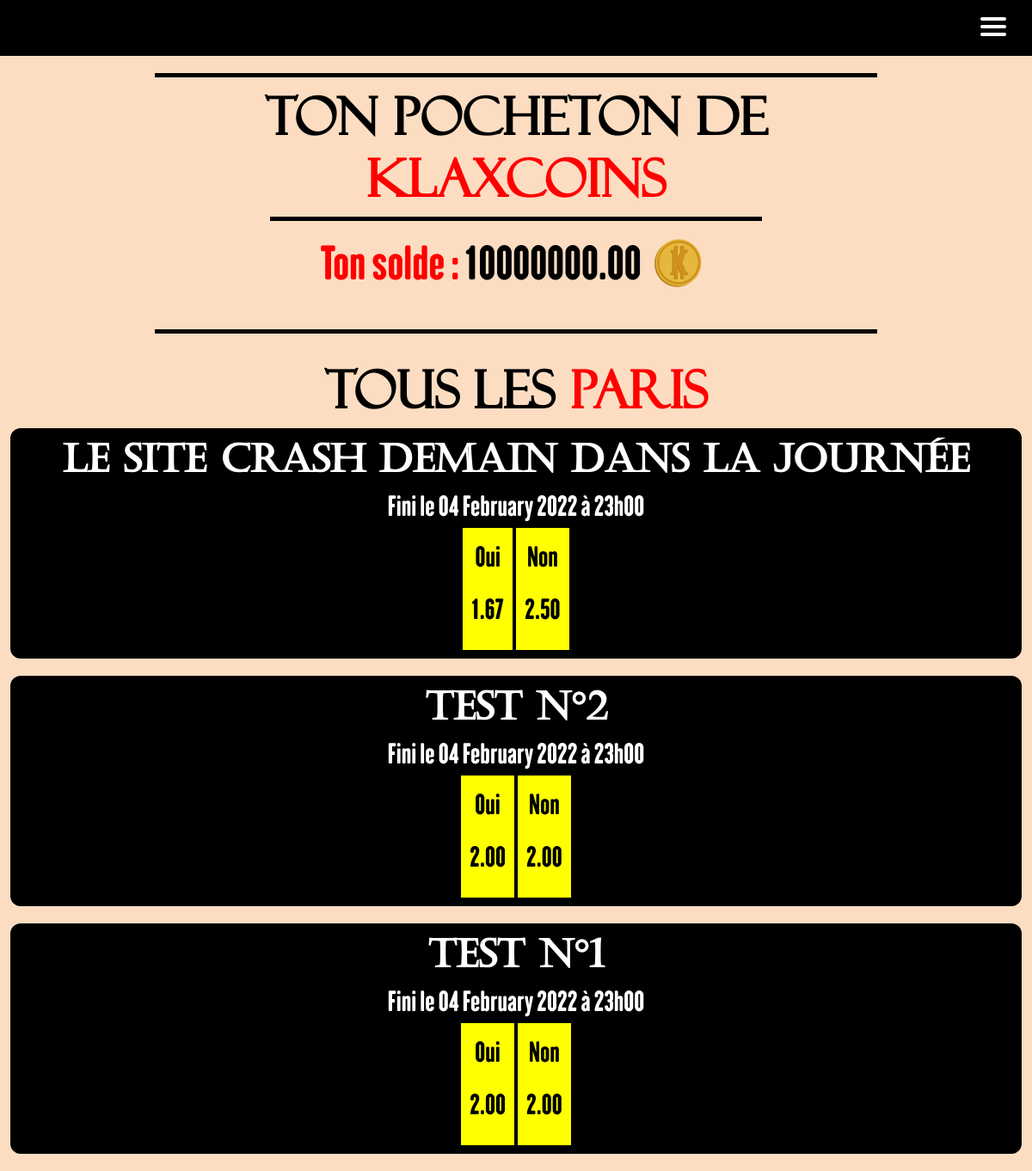
The page /home_betKlax/betKlax/ (signed in) on the database as committed earlier.
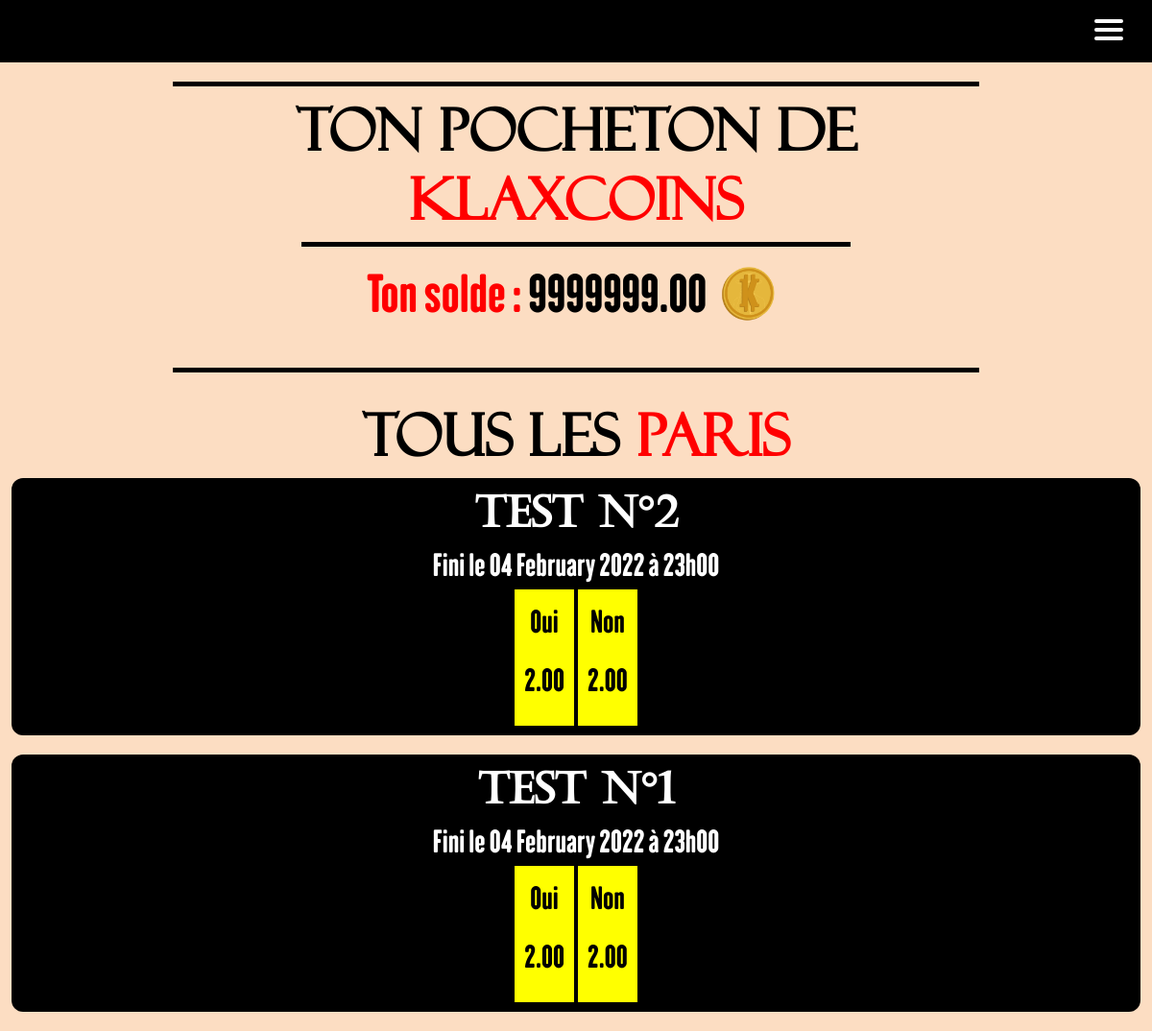
The same page on the database as committed later.
### main_app/models.py (models this page shows)
class User(AbstractUser):
    id = models.AutoField(primary_key=True, unique=True)
    first_name = models.CharField(max_length=30)
    last_name = models.CharField(max_length=30)
    username = models.CharField(max_length=20, unique=True)
    email = models.EmailField(unique=True, default="@enssat.fr")
    SECTOR = (
        ('INFO', 'Informatique'),
        ('PHOT', 'Photonique'),
        ('SNUM', 'Systèmes numériques'),
        ('IMR', 'IMR')
    )
    sector = models.CharField(max_length=4, choices=SECTOR, blank=True, help_text='Donne moi ta filière bro')
    created = models.DateTimeField(auto_now_add=True)
    updated = models.DateTimeField(auto_now=True)
    klax_coins = models.DecimalField(max_digits=12, decimal_places=2, default=100.00)
    activate = models.BooleanField(default=False)
    from_list = models.BooleanField(default=False)
    USERNAME_FIELD = 'email'
    REQUIRED_FIELDS = ['username']

class Bets(models.Model):
    id = models.AutoField(primary_key=True, unique=True)
    bet_name = models.CharField(max_length=256, unique=True)
    win_rate = models.DecimalField(max_digits=4, decimal_places=2, default=2.00)
    win_vote = models.IntegerField(default=0)
    win_gains = models.DecimalField(max_digits=12, decimal_places=2, default=1.00)
    win_name = models.CharField(max_length=128, null=False, default="Oui")
    lose_rate = models.DecimalField(max_digits=4, decimal_places=2, default=2.00)
    lose_vote = models.IntegerField(default=0)
    lose_gains = models.DecimalField(max_digits=12, decimal_places=2, default=1.00)
    lose_name = models.CharField(max_length=128, null=False, default="Non")
    created = models.DateTimeField(auto_now_add=True)
    ended = models.DateTimeField(help_text='YYYY-MM-DD HH:MM:SS')
    visible = models.BooleanField(default=False)
    closed_bet = models.BooleanField(default=False)
    RESULT = (
        ('W', 'Win'),
        ('L', 'Lose')
    )
    result = models.CharField(max_length=1, choices=RESULT, blank=False)

### main_app/views.py (the view)
# urls.py: path("home_betKlax/betKlax/", views.betKlax, name="betKlax"),
def betKlax(request):
    try:
        bets_done = StoreBets.objects.filter(user_id_id=request.user.id, closed_bet=False)
        bet = []
        for b in bets_done:
            bet.append(b.bet_id_id)
        bets = Bets.objects.exclude(id__in=bet).order_by("-id")
        user = User.objects.get(pk=request.user.id)
    except User.DoesNotExist:
        bets = Bets.objects.all()
        user = None
    return render(request, 'bets/betKlax.html', {'bets': bets, 'user': user})

### templates/bets/betKlax.html (shortened to what this page needs)
{% extends 'main.html' %}
{% block content %}
{% load static %}
{% load bootstrap5 %}
{% bootstrap_css %}
{% include 'nav.html' %}
{% if user %}
    <div class="container-fluid" id="wallet">
        <h1>Ton pocheton de <span>Klaxcoins</span></h1>
          {% if user.klax_coins > 0 %}
              <div>
                  <p><span>Ton solde : </span>{{ user.klax_coins }} <img class="img-fluid" height="75" width="75" src="{% static 'klax_or.png' %}" alt=""/></p>
              </div>
          {% else %}
              <div>
                  <p><span>Time to soudoyer</span> car là tu n'as aucun <img class="img-fluid" height="75" width="75" src="{% static 'klax_or.png' %}" alt=""/> à parier</p>
              </div>
          {% endif %}
    </div>
{% endif %}
<div class="container-fluid" id="betklax-pages">
    <h1 style="text-align: center; margin-top:20px">Tous les <span>paris</span></h1>
    {% for bet in bets %}
        {% if bet.visible %}
            <div class="div-du-bet">
                <h3>{{ bet.bet_name }}</h3>
                <h5>Fini le {{bet.ended | date:"d"}} {{bet.ended  | date:"F"}} {{bet.ended  | date:"o"}} à {{bet.ended | date:"H"}}h{{bet.ended | date:"i"}}</h5>
                {% if request.user.is_authenticated and not bet.closed_bet and not bet.result %}
                    <a class="button_rate" href="{% url "makeBetW" bet.id %}" id="makeBetW{{ bet.id }}">
                        <p id="label">{{ bet.win_name }}</p>
                        <p id="rate">{{ bet.win_rate }}</p>
                    </a>
                    <a class="button_rate" href="{% url "makeBetL" bet.id %}" id="makeBetL{{ bet.id }}">
                        <p id="label">{{ bet.lose_name }}</p>
                        <p id="rate">{{ bet.lose_rate }}</p>
                    </a>
                {% endif %}
            </div>
        {% endif %}
    {% endfor %}
</div>
{% endblock %}

Rows that differ between the two databases and show on the page:
no longer on this page (row edited): Bets: bet_name "Le site crash demain dans la journée", ended "04", ended "February", ended "2022", ended "23", ended "00", win_name "Oui", win_rate "1.67", lose_name "Non", lose_rate "2.50"
changed User: klax_coins "10000000.00" → "9999999.00"
